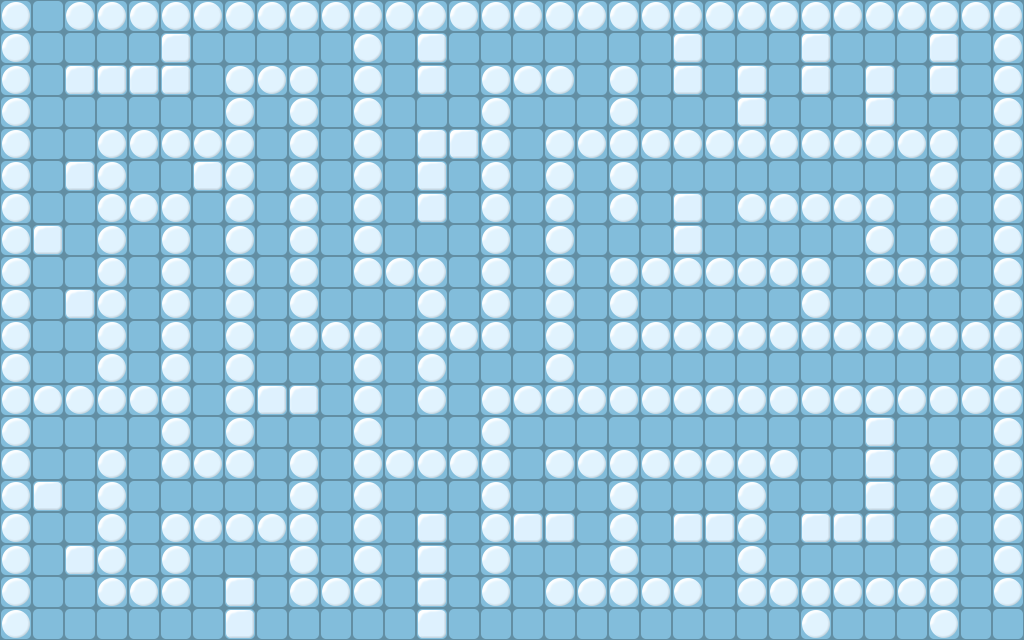

Below is a game level as drawn by its tile map, then a one-line description and the .tmx file that defines it, in full:
An orthogonal 32x20 tile map with 32x32 px tiles, 3 tile layers (Floor, Wall, Item).

<map version="1.9" tiledversion="1.9.2" orientation="orthogonal" renderorder="right-down" width="32" height="20" tilewidth="32" tileheight="32" infinite="0" nextlayerid="4" nextobjectid="1">
 <tileset firstgid="1" source="iceTiles.tsx" />
 <layer id="1" name="Floor" width="32" height="20">
  <data encoding="csv">
1,1,1,1,1,1,1,1,1,1,1,1,1,1,1,1,1,1,1,1,1,1,1,1,1,1,1,1,1,1,1,1,
1,1,1,1,1,1,1,1,1,1,1,1,1,1,1,1,1,1,1,1,1,1,1,1,1,1,1,1,1,1,1,1,
1,1,1,1,1,1,1,1,1,1,1,1,1,1,1,1,1,1,1,1,1,1,1,1,1,1,1,1,1,1,1,1,
1,1,1,1,1,1,1,1,1,1,1,1,1,1,1,1,1,1,1,1,1,1,1,1,1,1,1,1,1,1,1,1,
1,1,1,1,1,1,1,1,1,1,1,1,1,1,1,1,1,1,1,1,1,1,1,1,1,1,1,1,1,1,1,1,
1,1,1,1,1,1,1,1,1,1,1,1,1,1,1,1,1,1,1,1,1,1,1,1,1,1,1,1,1,1,1,1,
1,1,1,1,1,1,1,1,1,1,1,1,1,1,1,1,1,1,1,1,1,1,1,1,1,1,1,1,1,1,1,1,
1,1,1,1,1,1,1,1,1,1,1,1,1,1,1,1,1,1,1,1,1,1,1,1,1,1,1,1,1,1,1,1,
1,1,1,1,1,1,1,1,1,1,1,1,1,1,1,1,1,1,1,1,1,1,1,1,1,1,1,1,1,1,1,1,
1,1,1,1,1,1,1,1,1,1,1,1,1,1,1,1,1,1,1,1,1,1,1,1,1,1,1,1,1,1,1,1,
1,1,1,1,1,1,1,1,1,1,1,1,1,1,1,1,1,1,1,1,1,1,1,1,1,1,1,1,1,1,1,1,
1,1,1,1,1,1,1,1,1,1,1,1,1,1,1,1,1,1,1,1,1,1,1,1,1,1,1,1,1,1,1,1,
1,1,1,1,1,1,1,1,1,1,1,1,1,1,1,1,1,1,1,1,1,1,1,1,1,1,1,1,1,1,1,1,
1,1,1,1,1,1,1,1,1,1,1,1,1,1,1,1,1,1,1,1,1,1,1,1,1,1,1,1,1,1,1,1,
1,1,1,1,1,1,1,1,1,1,1,1,1,1,1,1,1,1,1,1,1,1,1,1,1,1,1,1,1,1,1,1,
1,1,1,1,1,1,1,1,1,1,1,1,1,1,1,1,1,1,1,1,1,1,1,1,1,1,1,1,1,1,1,1,
1,1,1,1,1,1,1,1,1,1,1,1,1,1,1,1,1,1,1,1,1,1,1,1,1,1,1,1,1,1,1,1,
1,1,1,1,1,1,1,1,1,1,1,1,1,1,1,1,1,1,1,1,1,1,1,1,1,1,1,1,1,1,1,1,
1,1,1,1,1,1,1,1,1,1,1,1,1,1,1,1,1,1,1,1,1,1,1,1,1,1,1,1,1,1,1,1,
1,1,1,1,1,1,1,1,1,1,1,1,1,1,1,1,1,1,1,1,1,1,1,1,1,1,1,1,1,1,1,1
</data>
 </layer>
 <layer id="2" name="Wall" width="32" height="20">
  <data encoding="csv">
4,0,4,4,4,4,4,4,4,4,4,4,4,4,4,4,4,4,4,4,4,4,4,4,4,4,4,4,4,4,4,4,
4,0,0,0,0,3,0,0,0,0,0,4,0,3,0,0,0,0,0,0,0,3,0,0,0,3,0,0,0,3,0,4,
4,0,3,3,3,3,0,4,4,4,0,4,0,3,0,4,4,4,0,4,0,3,0,3,0,3,0,3,0,3,0,4,
4,0,0,0,0,0,0,4,0,4,0,4,0,0,0,4,0,0,0,4,0,0,0,3,0,0,0,3,0,0,0,4,
4,0,0,4,4,4,4,4,0,4,0,4,0,3,3,4,0,4,4,4,4,4,4,4,4,4,4,4,4,4,0,4,
4,0,3,4,0,0,3,4,0,4,0,4,0,3,0,4,0,4,0,4,0,0,0,0,0,0,0,0,0,4,0,4,
4,0,0,4,4,4,0,4,0,4,0,4,0,3,0,4,0,4,0,4,0,3,0,4,4,4,4,4,0,4,0,4,
4,3,0,4,0,4,0,4,0,4,0,4,0,0,0,4,0,4,0,0,0,3,0,0,0,0,0,4,0,4,0,4,
4,0,0,4,0,4,0,4,0,4,0,4,4,4,0,4,0,4,0,4,4,4,4,4,4,4,0,4,4,4,0,4,
4,0,3,4,0,4,0,4,0,4,0,0,0,4,0,4,0,4,0,4,0,0,0,0,0,4,0,0,0,0,0,4,
4,0,0,4,0,4,0,4,0,4,4,4,0,4,4,4,0,4,0,4,4,4,4,4,4,4,4,4,4,4,4,4,
4,0,0,4,0,4,0,4,0,0,0,4,0,4,0,0,0,4,0,0,0,0,0,0,0,0,0,0,0,0,0,4,
4,4,4,4,4,4,0,4,3,3,0,4,0,4,0,4,4,4,4,4,4,4,4,4,4,4,4,4,4,4,4,4,
4,0,0,0,0,4,0,4,0,0,0,4,0,0,0,4,0,0,0,0,0,0,0,0,0,0,0,3,0,0,0,4,
4,0,0,4,0,4,4,4,0,4,0,4,4,4,4,4,0,4,4,4,4,4,4,4,4,0,0,3,0,4,0,4,
4,3,0,4,0,0,0,0,0,4,0,4,0,0,0,4,0,0,0,4,0,0,0,4,0,0,0,3,0,4,0,4,
4,0,0,4,0,4,4,4,4,4,0,4,0,3,0,4,3,3,0,4,0,3,3,4,0,3,3,3,0,4,0,4,
4,0,3,4,0,4,0,0,0,4,0,4,0,3,0,4,0,0,0,4,0,0,0,4,0,0,0,0,0,4,0,4,
4,0,0,4,4,4,0,3,0,4,4,4,0,3,0,4,0,4,4,4,4,4,0,4,4,4,4,4,4,4,0,4,
4,0,0,0,0,0,0,3,0,0,0,0,0,3,0,0,0,0,0,0,0,0,0,0,0,4,0,0,0,4,0,0
</data>
 </layer>
 <layer id="3" name="Item" width="32" height="20">
  <data encoding="csv">
0,0,0,0,0,0,0,0,0,0,0,0,0,0,0,0,0,0,0,0,0,0,0,0,0,0,0,0,0,0,0,0,
0,0,0,0,0,0,0,0,0,0,0,0,0,0,0,0,0,0,0,0,0,0,0,0,0,0,0,0,0,0,0,0,
0,0,0,0,0,0,0,0,0,0,0,0,0,0,0,0,0,0,0,0,0,0,0,0,0,0,0,0,0,0,0,0,
0,0,0,0,0,0,0,0,0,0,0,0,0,0,0,0,0,0,0,0,0,0,0,0,0,0,0,0,0,0,0,0,
0,0,0,0,0,0,0,0,0,0,0,0,0,0,0,0,0,0,0,0,0,0,0,0,0,0,0,0,0,0,0,0,
0,0,0,0,0,0,0,0,0,0,0,0,0,0,0,0,0,0,0,0,0,0,0,0,0,0,0,0,0,0,0,0,
0,0,0,0,0,0,0,0,0,0,0,0,0,0,0,0,0,0,0,0,0,0,0,0,0,0,0,0,0,0,0,0,
0,0,0,0,0,0,0,0,0,0,0,0,0,0,0,0,0,0,0,0,0,0,0,0,0,0,0,0,0,0,0,0,
0,0,0,0,0,0,0,0,0,0,0,0,0,0,0,0,0,0,0,0,0,0,0,0,0,0,0,0,0,0,0,0,
0,0,0,0,0,0,0,0,0,0,0,0,0,0,0,0,0,0,0,0,0,0,0,0,0,0,0,0,0,0,0,0,
0,0,0,0,0,0,0,0,0,0,0,0,0,0,0,0,0,0,0,0,0,0,0,0,0,0,0,0,0,0,0,0,
0,0,0,0,0,0,0,0,0,0,0,0,0,0,0,0,0,0,0,0,0,0,0,0,0,0,0,0,0,0,0,0,
0,0,0,0,0,0,0,0,0,0,0,0,0,0,0,0,0,0,0,0,0,0,0,0,0,0,0,0,0,0,0,0,
0,0,0,0,0,0,0,0,0,0,0,0,0,0,0,0,0,0,0,0,0,0,0,0,0,0,0,0,0,0,0,0,
0,0,0,0,0,0,0,0,0,0,0,0,0,0,0,0,0,0,0,0,0,0,0,0,0,0,0,0,0,0,0,0,
0,0,0,0,0,0,0,0,0,0,0,0,0,0,0,0,0,0,0,0,0,0,0,0,0,0,0,0,0,0,0,0,
0,0,0,0,0,0,0,0,0,0,0,0,0,0,0,0,0,0,0,0,0,0,0,0,0,0,0,0,0,0,0,0,
0,0,0,0,0,0,0,0,0,0,0,0,0,0,0,0,0,0,0,0,0,0,0,0,0,0,0,0,0,0,0,0,
0,0,0,0,0,0,0,0,0,0,0,0,0,0,0,0,0,0,0,0,0,0,0,0,0,0,0,0,0,0,0,0,
0,0,0,0,0,0,0,0,0,0,0,0,0,0,0,0,0,0,0,0,0,0,0,0,0,0,0,0,0,0,0,0
</data>
 </layer>
</map>
